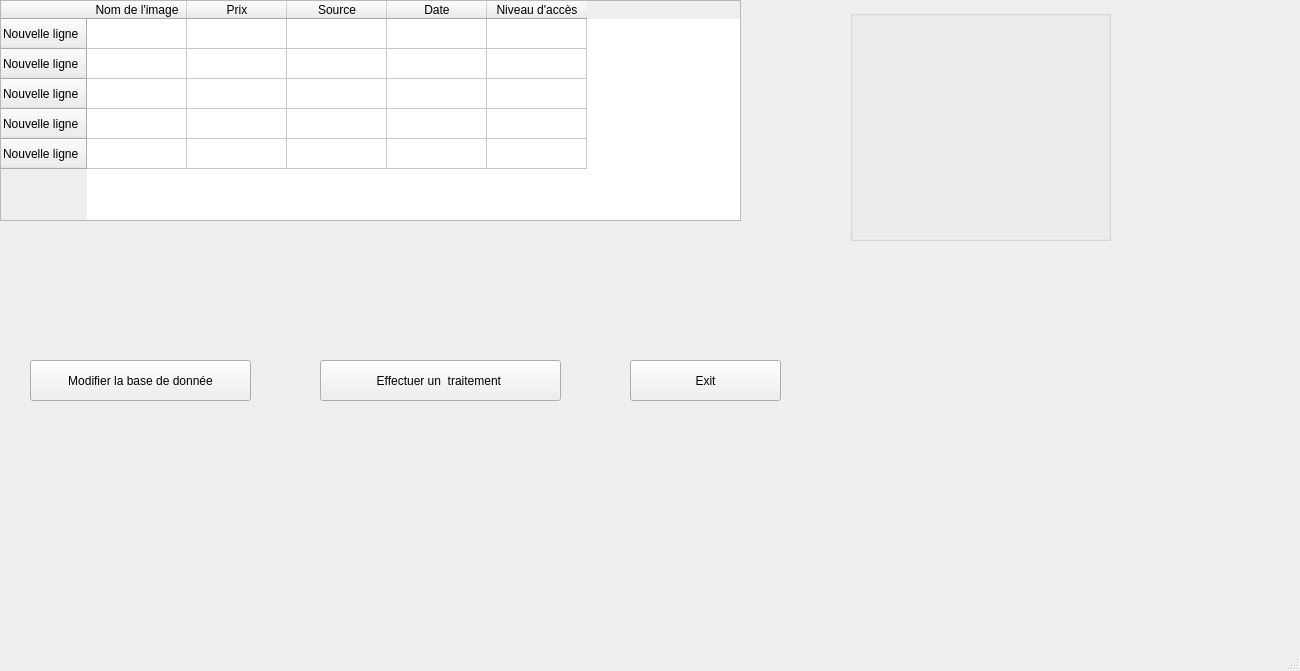
<?xml version="1.0" encoding="UTF-8"?>
<ui version="4.0">
 <class>SecondWindow</class>
 <widget class="QMainWindow" name="SecondWindow">
  <property name="geometry">
   <rect>
    <x>0</x>
    <y>0</y>
    <width>1300</width>
    <height>671</height>
   </rect>
  </property>
  <property name="windowTitle">
   <string>MainWindow</string>
  </property>
  <widget class="QWidget" name="centralwidget">
   <widget class="QTableWidget" name="DataBaseTable">
    <property name="geometry">
     <rect>
      <x>0</x>
      <y>0</y>
      <width>741</width>
      <height>221</height>
     </rect>
    </property>
    <row>
     <property name="text">
      <string>Nouvelle ligne</string>
     </property>
    </row>
    <row>
     <property name="text">
      <string>Nouvelle ligne</string>
     </property>
    </row>
    <row>
     <property name="text">
      <string>Nouvelle ligne</string>
     </property>
    </row>
    <row>
     <property name="text">
      <string>Nouvelle ligne</string>
     </property>
    </row>
    <row>
     <property name="text">
      <string>Nouvelle ligne</string>
     </property>
    </row>
    <column>
     <property name="text">
      <string>Nom de l'image</string>
     </property>
    </column>
    <column>
     <property name="text">
      <string>Prix</string>
     </property>
    </column>
    <column>
     <property name="text">
      <string>Source</string>
     </property>
    </column>
    <column>
     <property name="text">
      <string>Date</string>
     </property>
    </column>
    <column>
     <property name="text">
      <string>Niveau d'accès</string>
     </property>
    </column>
   </widget>
   <widget class="QPushButton" name="EXITBUTTON">
    <property name="geometry">
     <rect>
      <x>630</x>
      <y>360</y>
      <width>151</width>
      <height>41</height>
     </rect>
    </property>
    <property name="text">
     <string>Exit</string>
    </property>
   </widget>
   <widget class="QPushButton" name="ModifDatabaseButton">
    <property name="geometry">
     <rect>
      <x>30</x>
      <y>360</y>
      <width>221</width>
      <height>41</height>
     </rect>
    </property>
    <property name="text">
     <string>Modifier la base de donnée</string>
    </property>
   </widget>
   <widget class="QPushButton" name="TraitemenButton">
    <property name="geometry">
     <rect>
      <x>320</x>
      <y>360</y>
      <width>241</width>
      <height>41</height>
     </rect>
    </property>
    <property name="text">
     <string>Effectuer un  traitement </string>
    </property>
   </widget>
   <widget class="QGroupBox" name="AffichageDeLimageSelect">
    <property name="geometry">
     <rect>
      <x>850</x>
      <y>10</y>
      <width>261</width>
      <height>231</height>
     </rect>
    </property>
    <property name="title">
     <string/>
    </property>
   </widget>
  </widget>
  <widget class="QMenuBar" name="menubar">
   <property name="geometry">
    <rect>
     <x>0</x>
     <y>0</y>
     <width>1300</width>
     <height>26</height>
    </rect>
   </property>
  </widget>
  <widget class="QStatusBar" name="statusbar"/>
 </widget>
 <resources/>
 <connections/>
</ui>
